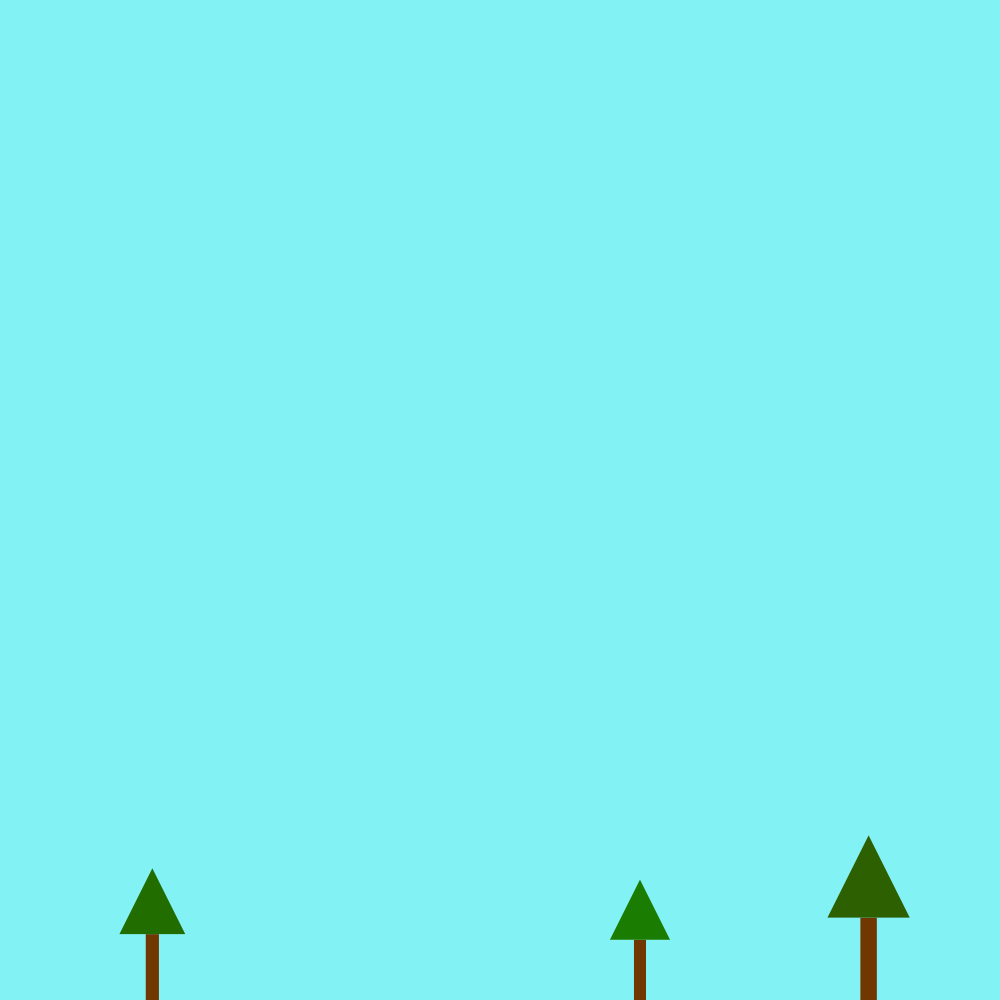
Frame 1 (no input)
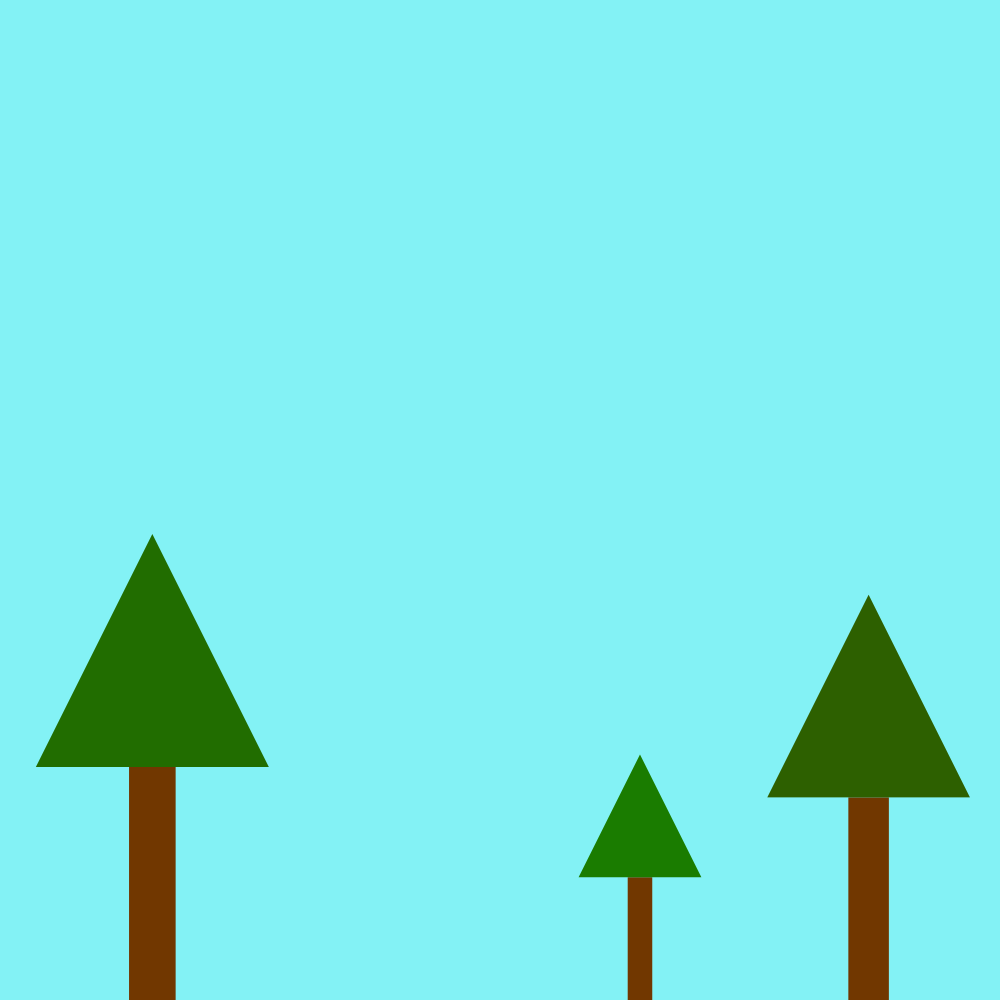
Frame 60 (the mouse pressed at the canvas centre just before this capture)
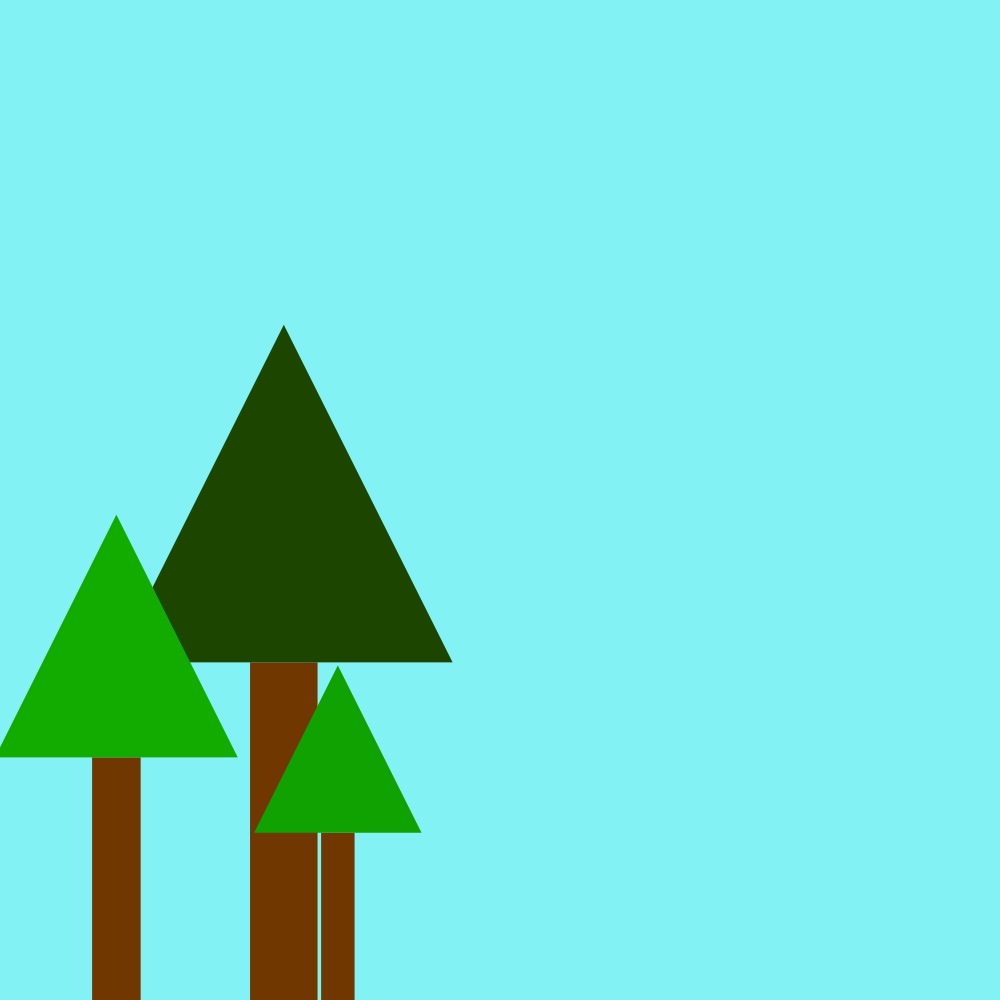
Frame 120 (the mouse held since frame 60 and released just before this capture)

The Processing sketch that drew these frames (run headless with seeded random() and noise(); from frame 60 on, the mouse is pressed at the canvas centre):

// Processing sketch: growTrees
// ── growTrees.pde
Tree[] myTrees;

void setup(){
  size(1000,1000);
  myTrees=new Tree[3];
  for(int i=0;i<3;i++){
    myTrees[i]=new Tree();
  }
}

void draw(){
  background(#83F2F5);
  for(int i=0;i<3;i++){
    myTrees[i].drawTree();
    myTrees[i].growTree();
    if(myTrees[i].size>height/20){
      for(int j=0;j<3;j++){
        myTrees[j].growspeed=0;
      }
    }
  }
}

void mousePressed(){
  setup();
}

// ── Tree.pde
class Tree {
  float size;
  float growspeed;
  float xPos, yPos;
  color shade;
  Tree() {
    size=random(5, 10);
    growspeed=random(.1, .5);
    shade=color(random(16, 47), random(67, 193), 0);
    xPos=random(size*10,width-size/10);
    yPos=height;
  }
  void drawTree() {
    noStroke();
    fill(#713700);
    rectMode(CENTER);
    rect(xPos,yPos,size*2,size*20);
    fill(shade);
    triangle(xPos, yPos-size*20,xPos-size*5,yPos-size*10,xPos+size*5,yPos-size*10);
  }
  void growTree(){
    size+=growspeed;
  }
}
